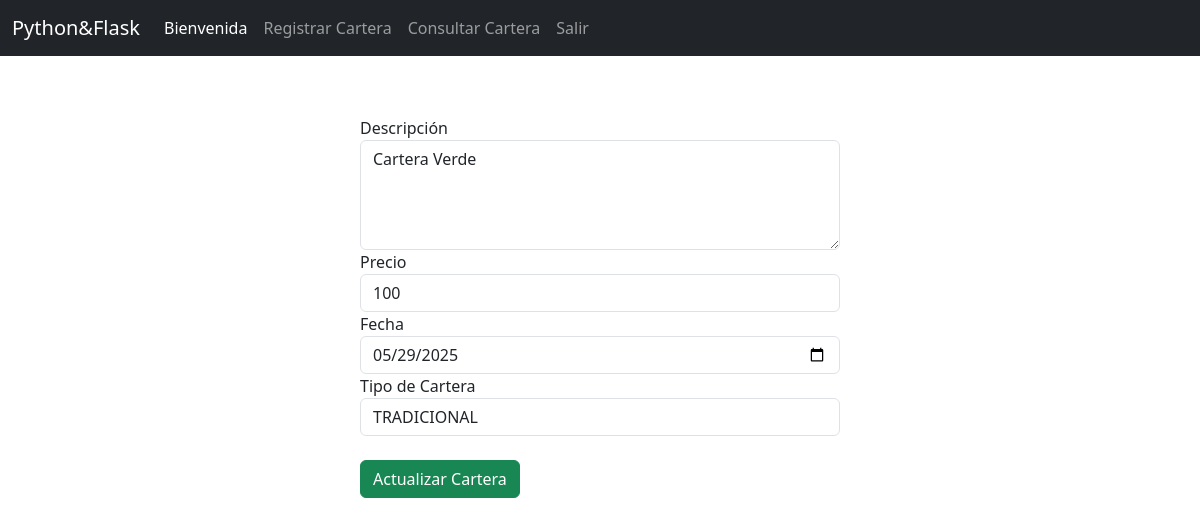
The app's page /editar-cartera/2 (signed in) with its own data.
### tables this page shows
CREATE TABLE CARTERA (
        CODCAR INTEGER PRIMARY KEY AUTOINCREMENT,
        DESCRIPCAR TEXT NOT NULL,
        PRECIOCAR TEXT NOT NULL,
        FECHACAR TEXT NOT NULL,
        CODTIPCAR INTEGER NOT NULL,
        FOREIGN KEY (CODTIPCAR) REFERENCES TIPOCARTERA(CODTIPCAR) ON DELETE RESTRICT ON UPDATE RESTRICT
    );

CREATE TABLE TIPOCARTERA (
        CODTIPCAR INTEGER PRIMARY KEY AUTOINCREMENT,
        NOMBTIPCAR TEXT NOT NULL
    );

### app.py (the view)
@app.route('/editar-cartera/<int:id>')
def editar_cartera(id):
    if 'logueado' not in session:
        return redirect('/')
    conn = get_db_connection()
    cur = conn.cursor()
    cur.execute('SELECT * FROM CARTERA WHERE CODCAR = ?', (id,))
    cartera = cur.fetchone()
    cur.execute('SELECT * FROM TIPOCARTERA')
    tipos = cur.fetchall()
    conn.close()
    return render_template('ActualizarCartera.html', cartera=cartera, tipos=tipos)

### app.py (called while the page is built)
def get_db_connection():
    conn = sqlite3.connect('bd02.db')
    conn.row_factory = sqlite3.Row
    return conn

### templates/ActualizarCartera.html (shortened to what this page needs)
{% include 'navegation2.html' %}
<div class="contenedor2">
  <form action="/actualizar-cartera/{{ cartera['CODCAR'] }}" method="POST">
    <div class="form-group">
      <label for="descripcion">Descripción</label>
      <textarea
        class="form-control"
        id="descripcion"
        name="descripcion"
        rows="4"
        required>{{ cartera['DESCRIPCAR'] }}</textarea>
    </div>
    <div class="form-group">
      <label for="precio">Precio</label>
      <input
        type="text"
        class="form-control"
        id="precio"
        name="precio"
        value="{{ cartera['PRECIOCAR'] }}"
        required
      />
    </div>
    <div class="form-group">
      <label for="fecha">Fecha</label>
      <input
        type="date"
        class="form-control"
        id="fecha"
        name="fecha"
        value="{{ cartera['FECHACAR'] }}"
        required
      />
    </div>
    <div class="form-group">
      <label for="tipo">Tipo de Cartera</label>
      <select class="form-control" id="tipo" name="tipo" required>
        {% for tipo in tipos %}
        <option value="{{ tipo['CODTIPCAR'] }}" {% if tipo['CODTIPCAR'] == cartera['CODTIPCAR'] %}selected{% endif %}>
          {{ tipo['NOMBTIPCAR'] }}
        </option>
        {% endfor %}
      </select>
    </div>
    <br />
    <button type="submit" class="btn btn-success">Actualizar Cartera</button>
  </form>
</div>

### templates/ActualizarCartera.html (style rules this page uses)
.contenedor2 { margin-right: 30%; margin-left: 30%; margin-top: 5%; }

### records on screen
CARTERA: descripcion "Cartera Verde", precio "100", fecha "05/29/2025", tipo "TRADICIONAL"
